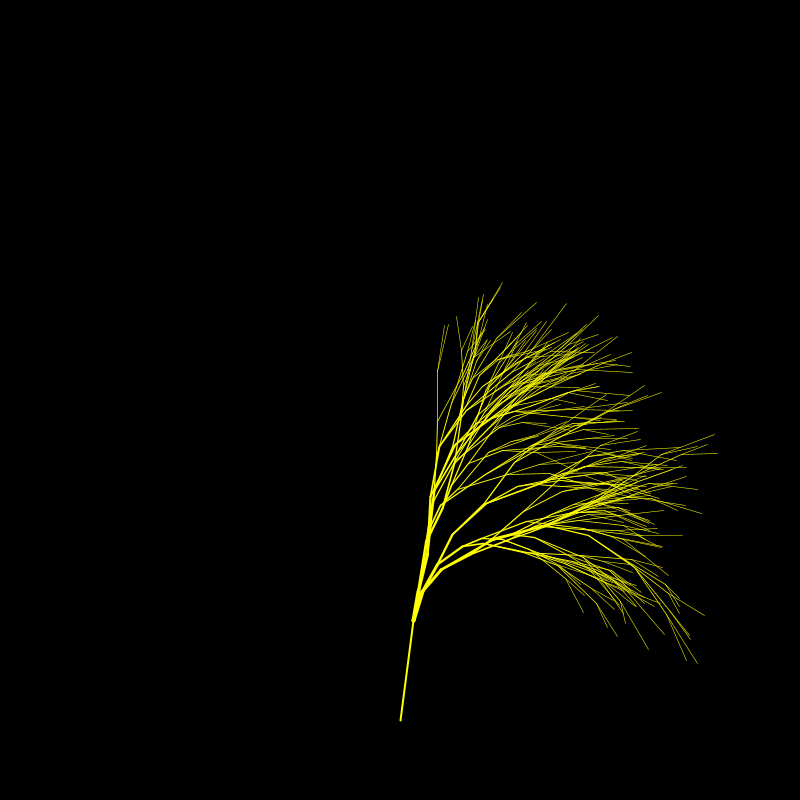
Frame 1 (no input)
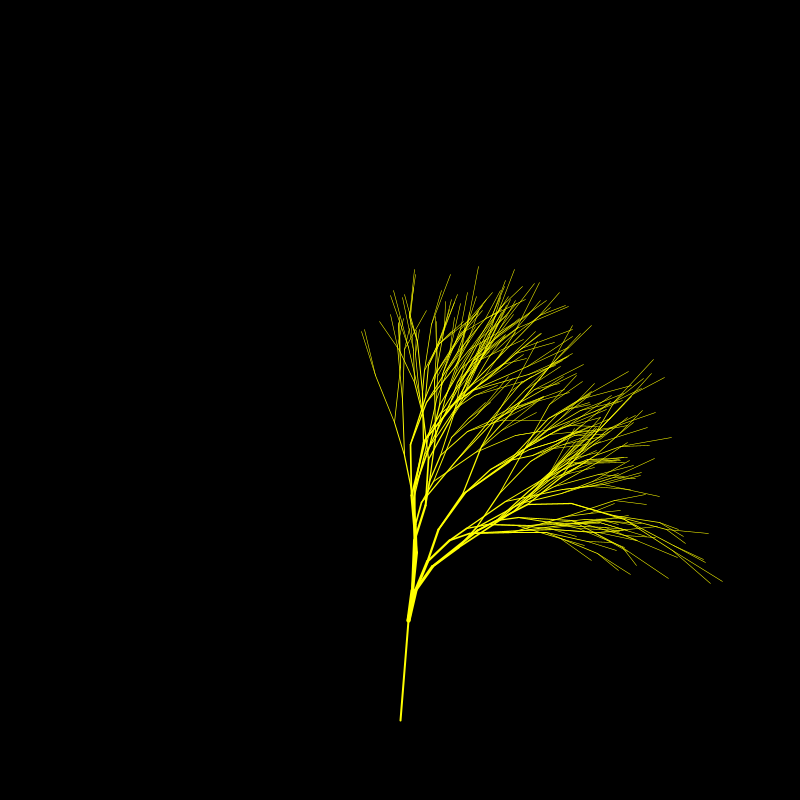
Frame 60 (the mouse pressed at the canvas centre just before this capture)
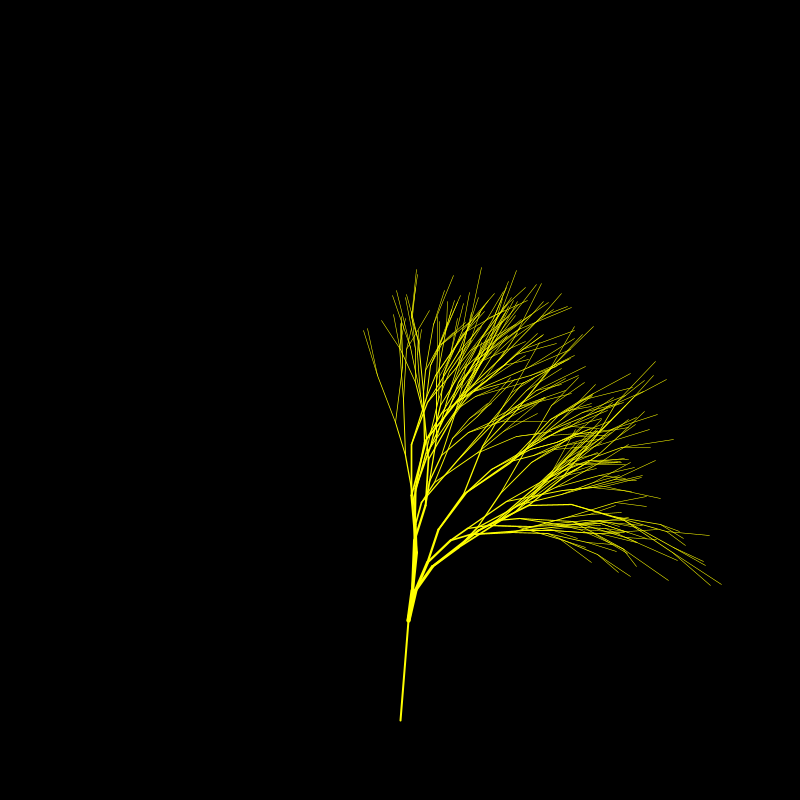
Frame 120 (the mouse held since frame 60 and released just before this capture)

The Processing sketch that drew these frames (run headless with seeded random() and noise(); from frame 60 on, the mouse is pressed at the canvas centre):

// Processing sketch: Node_tree_recursiveCreate_wind
// ── Node_tree_recursiveCreate_wind.pde
Node top;

void setup() {
  size(800, 800);
  top = new Node(null);
  top.length = 100;

  //create children two levels deep
  addNewChild(top, 2, 8, 4);
}

//create a new Node and add it as a child to the Node passed as a parameter
void addNewChild(Node n, int howManyChildren, int depth, float thick) {
  if (depth < 1) return;
  for (int i=0; i< howManyChildren; i++) {
    Node a = new Node(n);
    a.setHomeAngle(random(-20, 20));
    a.length = random(20, 60);
    a.thickness = thick;
    n.children.add(a);
    addNewChild(a, howManyChildren, depth-1, thick * .75);
  }
}

void draw() {
  
  background(0);
  translate(width/2, height * .9);
  float windForce = noise(frameCount/100.0); // mouseX / float(width);
  top.windRecursive( windForce );
  top.render();
}
// ── Node.pde
class Node {
  //abstract tree properties
  Node parent; //note: set to null for a top level Node
  ArrayList<Node> children;
  
  //visual tree properties
  float homeAngle;
  float currentAngle; //based on wind, children climbing, snow, etc
  float length;
  float thickness;
  color c;
  
  Node(Node p) {
    parent = p;
    children = new ArrayList<Node>();
    
    homeAngle = 0;
    length = 100;
    thickness = 2;
    c = color(255, 255, 0);
  }
  
  void setHomeAngle(float a) {
    homeAngle = a;
    currentAngle = homeAngle;
  }
  
  void render() {
    //set drawing properties
    strokeWeight(thickness);
    stroke(c);
    rotate(radians(currentAngle)); //rotate to branch angle
    //ellipse(0, 0, 10, 10); //for visual aid, draw root of branch as a circle
    line(0, 0, 0, -length); //draw the line
    translate(0, -length); //go to the end of this line/branch
    //draw children
    for (Node n : children) {
      n.render();
    }
    
    translate(0, length); //"untranslate"
    rotate(radians(-currentAngle)); //"unrotate"
  } //end render
  
  void wiggle() {
    length += random(-.25, .25);
    currentAngle += random(-.25, .25);
    //thickness = constrain(thickness + random(-.25, .25), 0.1, 5);
    
    for (Node n : children) {
      n.wiggle();
    }
  }
  
  void windRecursive(float strength) {
    //do the wind thing
    float flex = map(thickness, .001, 5, 20, 2);
    float angleChange = strength * flex; //TODO: set this based on thickness
    currentAngle = homeAngle + angleChange;
    
    //tell the children
    for (Node n : children) {
      n.windRecursive(strength);
    }
  }
  
}
